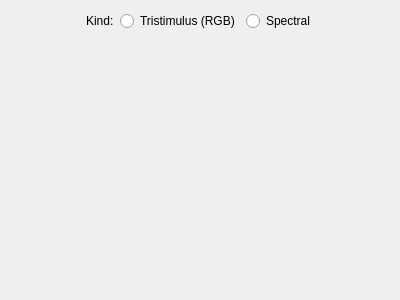
<?xml version="1.0" encoding="UTF-8"?>
<ui version="4.0">
 <class>ColorPickerWidget</class>
 <widget class="QWidget" name="ColorPickerWidget">
  <property name="geometry">
   <rect>
    <x>0</x>
    <y>0</y>
    <width>400</width>
    <height>300</height>
   </rect>
  </property>
  <property name="windowTitle">
   <string>Form</string>
  </property>
  <layout class="QVBoxLayout" name="verticalLayout">
   <item>
    <layout class="QHBoxLayout" name="horizontalLayout">
     <item>
      <spacer name="horizontalSpacer">
       <property name="orientation">
        <enum>Qt::Horizontal</enum>
       </property>
       <property name="sizeHint" stdset="0">
        <size>
         <width>40</width>
         <height>20</height>
        </size>
       </property>
      </spacer>
     </item>
     <item>
      <widget class="QLabel" name="label">
       <property name="text">
        <string>Kind:</string>
       </property>
      </widget>
     </item>
     <item>
      <widget class="QRadioButton" name="tristimulusRadioButton">
       <property name="text">
        <string>Tristimulus (RGB)</string>
       </property>
      </widget>
     </item>
     <item>
      <widget class="QRadioButton" name="spectralRadioButton">
       <property name="text">
        <string>Spectral</string>
       </property>
      </widget>
     </item>
     <item>
      <spacer name="horizontalSpacer_2">
       <property name="orientation">
        <enum>Qt::Horizontal</enum>
       </property>
       <property name="sizeHint" stdset="0">
        <size>
         <width>40</width>
         <height>20</height>
        </size>
       </property>
      </spacer>
     </item>
    </layout>
   </item>
   <item>
    <widget class="QStackedWidget" name="stackedWidget">
     <widget class="QWidget" name="stackedWidgetPage1" native="true">
      <layout class="QHBoxLayout" name="horizontalLayout_2">
       <property name="margin">
        <number>0</number>
       </property>
       <item>
        <widget class="TristimulusColorPicker" name="tristimulusPicker" native="true"/>
       </item>
      </layout>
     </widget>
     <widget class="QWidget" name="stackedWidgetPage2" native="true">
      <layout class="QHBoxLayout" name="horizontalLayout_3">
       <item>
        <widget class="SpectralColorPicker" name="spectralPicker" native="true"/>
       </item>
      </layout>
     </widget>
    </widget>
   </item>
  </layout>
 </widget>
 <customwidgets>
  <customwidget>
   <class>TristimulusColorPicker</class>
   <extends>QWidget</extends>
   <header location="global">tristimuluscolorpicker.h</header>
   <container>1</container>
  </customwidget>
  <customwidget>
   <class>SpectralColorPicker</class>
   <extends>QWidget</extends>
   <header location="global">spectralcolorpicker.h</header>
   <container>1</container>
  </customwidget>
 </customwidgets>
 <resources/>
 <connections/>
</ui>
